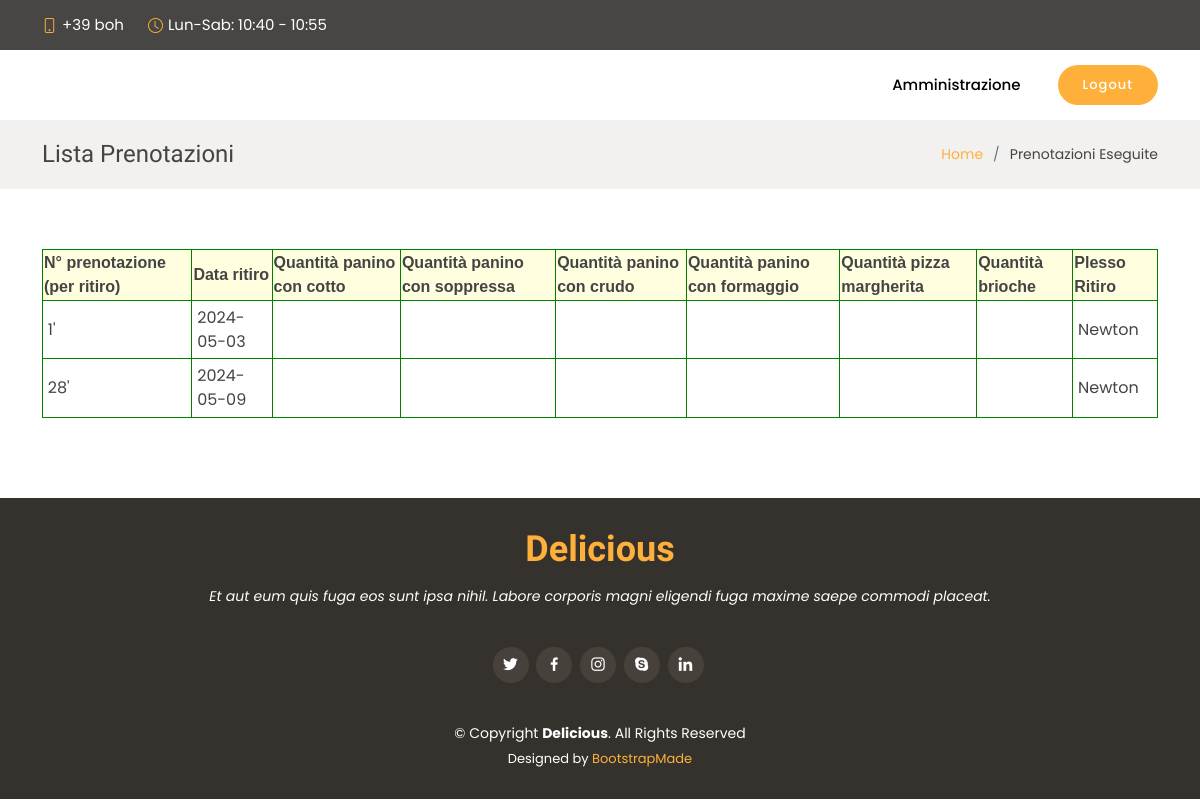
Screenshot of /prenotazioni.php (signed in) with the database file from the repository.
### tables this page shows
CREATE TABLE `prenotazioni` (
  `n_prenotazione` int(11) NOT NULL,
  `data_ritiro` date NOT NULL,
  `username` varchar(30) NOT NULL COMMENT 'username che ha eseguito la prenotazione',
  `panino_cotto` varchar(30) NOT NULL,
  `pizza_margherita` varchar(30) NOT NULL,
  `panino_soppressa` varchar(30) NOT NULL,
  `panino_crudo` varchar(30) NOT NULL,
  `panino_formaggio` varchar(30) NOT NULL,
  `brioche` varchar(30) NOT NULL,
  `plesso_ritiro` varchar(10) NOT NULL
);

### prenotazioni.php (the view, shortened to what this page needs)
<!DOCTYPE html>
<html lang="en">
<head>
  <link href="assets/vendor/animate.css/animate.min.css" rel="stylesheet">
  <link href="assets/vendor/bootstrap/css/bootstrap.min.css" rel="stylesheet">
  <link href="assets/vendor/bootstrap-icons/bootstrap-icons.css" rel="stylesheet">
  <link href="assets/vendor/boxicons/css/boxicons.min.css" rel="stylesheet">
  <link href="assets/vendor/glightbox/css/glightbox.min.css" rel="stylesheet">
  <link href="assets/vendor/swiper/swiper-bundle.min.css" rel="stylesheet">
  <link href="assets/css/style.css" rel="stylesheet">
</head>
<body>
  <section id="topbar" class="d-flex align-items-center fixed-top ">
    <div class="container-fluid container-xl d-flex align-items-center justify-content-center justify-content-lg-start">
      <i class="bi bi-phone d-flex align-items-center"><span>+39 boh</span></i>
      <i class="bi bi-clock ms-4 d-none d-lg-flex align-items-center"><span>Lun-Sab: 10:40 - 10:55</span></i>
    </div>
  </section>
  <header id="header" class="fixed-top d-flex align-items-center header-transparent">
    <div class="container-fluid container-xl d-flex align-items-center justify-content-between">
      <div class="logo me-auto">
        <h1><a href="index.html">Bar NP</a></h1>
      </div>
      <nav id="navbar" class="navbar order-last order-lg-0">
        <ul>
          <?php
              try {
                if($_SESSION["AUTENTICATO"]=="ok"){
                  $connessione = mysqli_connect("localhost", "root", "root", "panini");
                  $sql = "SELECT * FROM utente WHERE username='$_SESSION[USER]';";
                  $risultato = $connessione->query($sql);
                  $array=$risultato->fetch_assoc();
                  if($array["ruolo"]=="admin"){
                    ?>
                          <li class="dropdown"><a href="#"><span style="color: black;">Amministrazione</span> <i class="bi bi-chevron-down"></i></a>
                              </li>
                    <?php
                  }
                }
              }catch (Exception $e) {
              }
          ?>
        </ul>
      </nav>
      <a href="php/logout.php" class="book-a-table-btn scrollto">Logout</a>
    </div>
  </header>
  <main id="main">
    <section class="breadcrumbs">
      <div class="container">
        <div class="d-flex justify-content-between align-items-center">
          <h2>Lista Prenotazioni</h2>
          <ol>
            <li><a href="index.php">Home</a></li>
            <li>Prenotazioni Eseguite</li>
          </ol>
        </div>
      </div>
    </section>
    <section class="inner-page">
      <div class="container">
      <?php
	try {
		$connessione = mysqli_connect("localhost", "root", "root", "panini");
		$sql ="SELECT * FROM prenotazioni WHERE username='$_SESSION[USER]'";
		$risultato = $connessione->query($sql);
		$num_righe = $risultato->num_rows;
		if ($num_righe > 0) {
			echo "<table id='utenti' class='tabella'>
				<tr>
					<th>N° prenotazione (per ritiro)</th>
					<th>Data ritiro</th>
					<th>Quantità panino con cotto</th>
          <th>Quantità panino con soppressa</th>
          <th>Quantità panino con crudo</th>
          <th>Quantità panino con formaggio</th>
          <th>Quantità pizza margherita</th>
          <th>Quantità brioche</th>
          <th>Plesso Ritiro</th>
				</tr>";
			while ($arr = $risultato->fetch_assoc()) {
				$riga="<tr><td>".$arr['n_prenotazione']."'</td><td>".$arr["data_ritiro"]."</td><td>".$arr["Panino con cotto"]."</td><td>".$arr["Panino con soppressa"]."</td><td>".$arr["Panino con crudo"]."</td><td>".$arr["Panino con formaggio"]."</td><td>".$arr["Pizza Margherita"]."</td><td>".$arr["Brioche"]."</td><td>".$arr["plesso_ritiro"]."</td></tr>";
				echo $riga;
			}
			echo "</table>";
		}
	}
	catch (Exception $e) {
	}
?>
      </div>
    </section>
  </main>
  <footer id="footer">
    <div class="container">
      <h3>Delicious</h3>
      <p>Et aut eum quis fuga eos sunt ipsa nihil. Labore corporis magni eligendi fuga maxime saepe commodi placeat.</p>
      <div class="social-links">
        <a href="#" class="twitter"><i class="bx bxl-twitter"></i></a>
        <a href="#" class="facebook"><i class="bx bxl-facebook"></i></a>
        <a href="#" class="instagram"><i class="bx bxl-instagram"></i></a>
        <a href="#" class="google-plus"><i class="bx bxl-skype"></i></a>
        <a href="#" class="linkedin"><i class="bx bxl-linkedin"></i></a>
      </div>
      <div class="copyright">
        &copy; Copyright <strong><span>Delicious</span></strong>. All Rights Reserved
      </div>
      <div class="credits">
        Designed by <a href="https://bootstrapmade.com/">BootstrapMade</a>
      </div>
    </div>
  </footer>
</body>
</html>

### assets/css/style.css (style rules this page uses)
body { font-family: "Poppins", sans-serif; color: #444444; }
a { text-decoration: none; color: #ffb03b; }
h1, h2, h3, h4, h5, h6 { font-family: "Satisfy", sans-serif; }
#topbar { padding: 0; font-size: 15px; height: 50px; transition: all 0.5s; background: rgba(26, 24, 22, 0.8); z-index: 996; color: rgba(255, 255, 255, 0.7); }
#topbar i { color: #ffb03b; line-height: 0; }
#topbar i span { color: #fff; font-style: normal; padding-left: 5px; }
#header { top: 50px; height: 70px; z-index: 997; transition: all 0.5s; padding: 10px 0; background: rgba(26, 24, 22, 0.85); }
#header.header-transparent { background: transparent; }
#header .logo h1 { font-size: 28px; margin: 0; line-height: 1; font-weight: 400; letter-spacing: 3px; }
#header .logo h1 a, #header .logo h1 a:hover { color: #fff; text-decoration: none; }
.book-a-table-btn { background: #ffb03b; color: #fff; border-radius: 50px; margin: 0 0 0 20px; padding: 10px 25px; font-size: 13px; font-weight: 500; letter-spacing: 1px; transition: 0.3s; white-space: nowrap; }
.navbar { padding: 0; }
.navbar ul { margin: 0; padding: 0; display: flex; list-style: none; align-items: center; }
.navbar li { position: relative; }
.navbar a, .navbar a:focus { display: flex; align-items: center; justify-content: space-between; padding: 10px 0 10px 24px; font-size: 15px; font-weight: 500; color: white; white-space: nowrap; transition: 0.3s; }
.navbar a i, .navbar a:focus i { font-size: 12px; line-height: 0; margin-left: 5px; }
section { padding: 60px 0; }
.breadcrumbs { padding: 20px 0; background-color: #f2f1ef; min-height: 40px; margin-top: 120px; }
.breadcrumbs h2 { font-size: 24px; font-weight: 300; margin: 0; }
.breadcrumbs ol { display: flex; flex-wrap: wrap; list-style: none; padding: 0; margin: 0; font-size: 14px; }
.breadcrumbs ol li+li { padding-left: 10px; }
.breadcrumbs ol li+li::before { display: inline-block; padding-right: 10px; color: #6c757d; content: "/"; }
#footer { background: #35322d; color: #fff; font-size: 14px; text-align: center; padding: 30px 0; }
#footer h3 { font-size: 36px; font-weight: 700; color: #ffb03b; position: relative; padding: 0; margin: 0 0 15px 0; }
#footer p { font-size: 15; font-style: italic; padding: 0; margin: 0 0 40px 0; }
#footer .social-links { margin: 0 0 40px 0; }
#footer .social-links a { font-size: 18px; display: inline-block; background: #46423b; color: #fff; line-height: 1; padding: 8px 0; margin-right: 4px; border-radius: 50%; text-align: center; width: 36px; height: 36px; transition: 0.3s; }
#footer .copyright { margin: 0 0 5px 0; }
#footer .credits { font-size: 13px; }
.tabella { border-collapse: collapse; margin-bottom: 20px; }
.tabella th { border: 1px solid green; height: 3em; margin-bottom: 20px; background-color: lightyellow; font-family: sans-serif; }
.tabella td { border: 1px solid green; padding: 0.3em; }

### rows the page displays
prenotazioni: n_prenotazione "1", data_ritiro "2024-05-03", plesso_ritiro "Newton"
prenotazioni: n_prenotazione "28", data_ritiro "2024-05-09", plesso_ritiro "Newton"
